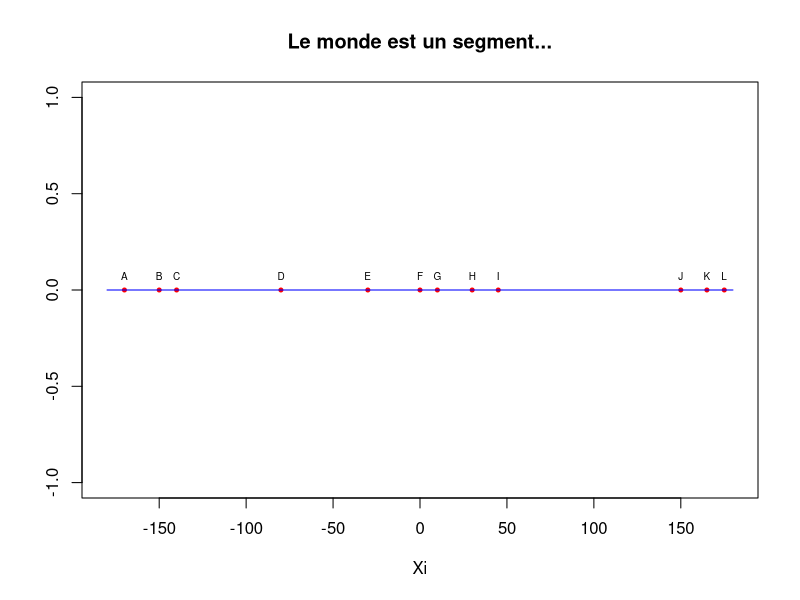
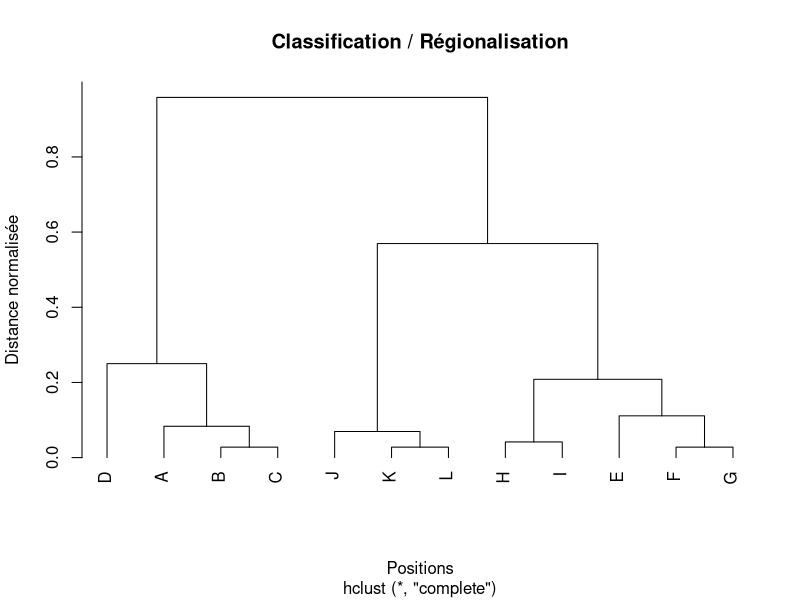
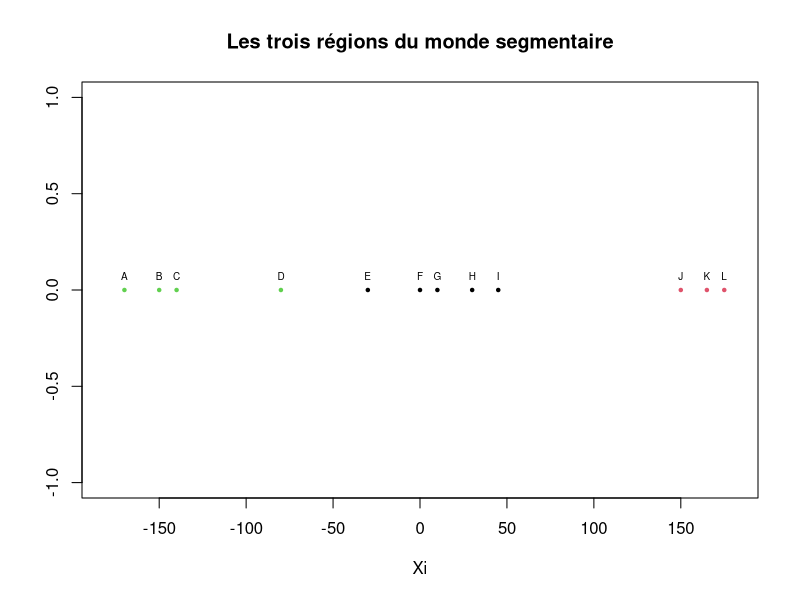
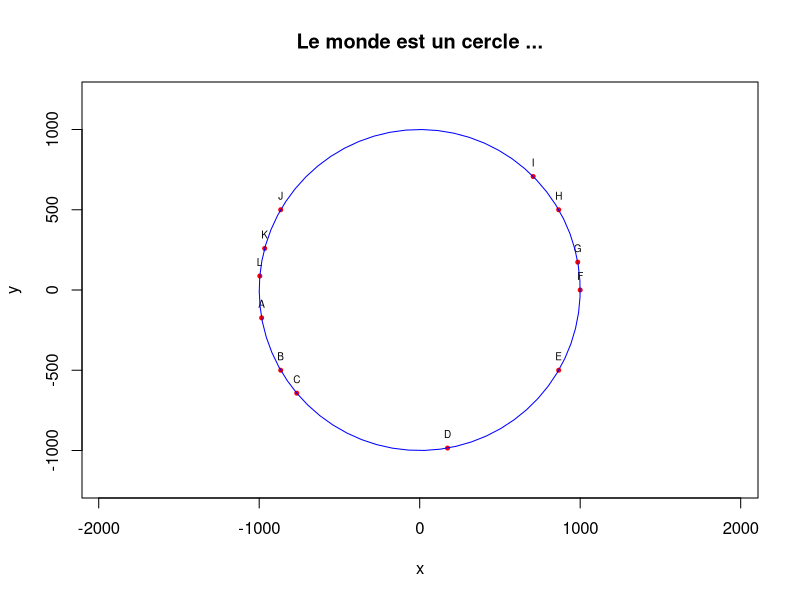
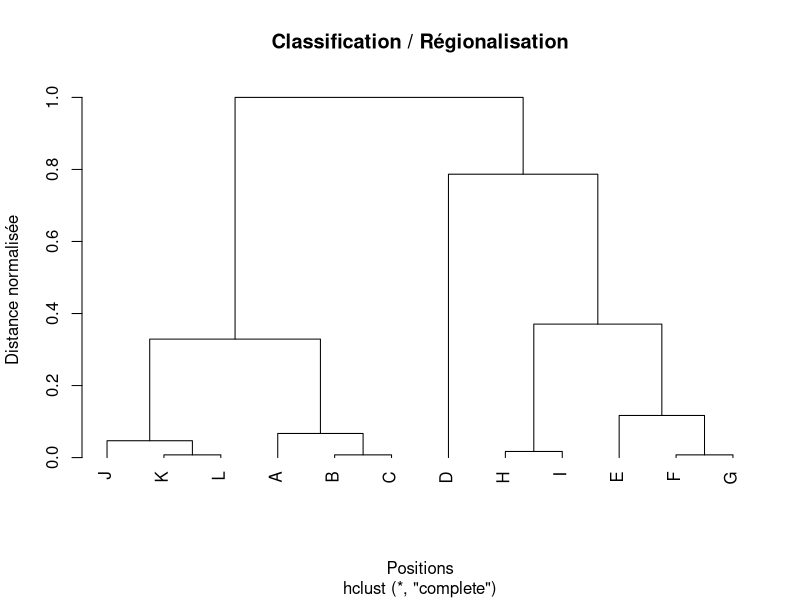
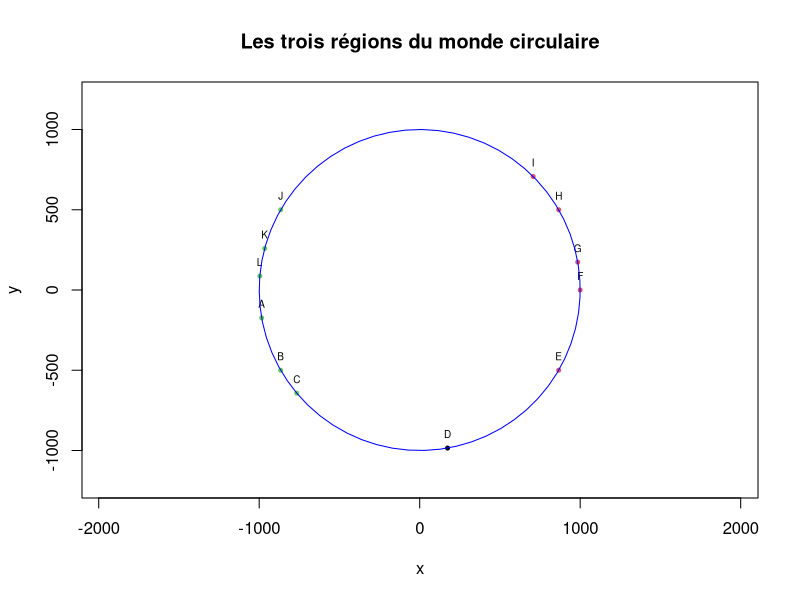

These figures' R source, in order:
## ---- chunk 1
knitr::opts_chunk$set(echo = FALSE, warning=FALSE, message=FALSE)
library(knitr)
library(FactoMineR)
## ---- chunk 2
n=12
X <- c(-170,-150, -140, -80, -30, 0, 10,30,45, 150, 165,175 )
coo<-data.frame(X)
row.names(coo)<-c("A","B","C","D","E","F",
                "G","H","I","J","K","L")
kable(coo)
## ---- chunk 3
par(mfrow=c(1,1))
plot(X, rep(0,n), pch=20, cex=0.8, col="red",
     xlab = "Xi", ylab = NA, xlim = c(-180, 180),
     main = "Le monde est un segment...")
text(X, rep(0,n),row.names(coo), pos=3, cex=0.6)
segments(-180,0,180,0, col="blue")
## ---- chunk 4
Dij = dist(coo,diag = T, upper = T,method = "euclidean")
Dij = Dij/360
kable(as.data.frame(as.matrix(Dij)),
      caption = "Matrice de distance normalisée",
      digits=2)
## ---- chunk 5
reg<-hclust(Dij)
plot(reg,hang = -1,
     main = "Classification / Régionalisation",
     xlab = "Positions",
     ylab = "Distance normalisée")
## ---- chunk 6
clus<-kmeans(x = as.matrix(Dij),centers = 3)
par(mfrow=c(1,1))
plot(X, rep(0,n), 
     pch=20, 
     cex=0.7, 
     col=clus$cluster,
     xlab = "Xi",
     ylab = NA, 
     xlim = c(-180, 180),
     main = "Les trois régions du monde segmentaire")
text(X, rep(0,n),row.names(coo), pos=3, cex=0.6)
## ---- chunk 7
Lon <-   c(-170,-150, -140, -80, -30, 0, 10,30,45, 150, 165,175 )
Lat <- rep(0,12)
coo<-data.frame(Lon, Lat)
row.names(coo)<-c("A","B","C","D","E","F",
                "G","H","I","J","K","L")
kable(coo, caprion = "Coordonnées de latitude et longitude")
## ---- chunk 8
x<-cos(pi*coo$Lon/180)*1000
y<-sin(pi*coo$Lon/180)*1000
coo2<-data.frame(x,y)
row.names(coo2)<-row.names(coo)
kable(coo2, caption = "Coordonnées en projection polaire (R = 1000 km)")


## ---- chunk 9
plot(coo2,
     asp = 1, 
     pch=20,
     col="red",
     cex=0.8,
     ylim= c(-1200, 1200),
     main = "Le monde est un cercle ...")
text(coo2,
     row.names(coo2),
     pos=3,
     cex=0.6,
     col="black")
z<-seq(-pi, pi+0.1, 0.1)
zx<-cos(z)*1000
zy<-sin(z)*1000
lines(cbind(zx,zy),col="blue")

## ---- chunk 10
library(circular)
C<-circular(coo, type="angles",units="degrees")
  D<-dist.circular(C,diag = T, upper=T,method ="angularseparation")
kable(as.matrix(D), caption = "Distance circulaire normalisée", digits=2)
## ---- chunk 11


reg<-hclust(D)
plot(reg,hang = -1,
     main = "Classification / Régionalisation",
     xlab = "Positions",
     ylab = "Distance normalisée")
## ---- chunk 12
clus<-kmeans(x = D,centers = 3)
plot(coo2,
     asp = 1, 
     pch=20,
     col=clus$cluster,
     cex=0.8,
     ylim= c(-1200, 1200),
     main = "Les trois régions du monde circulaire")
text(coo2,
     row.names(coo2),
     pos=3,
     cex=0.6,
     col="black")
z<-seq(-pi, pi+0.1, 0.1)
zx<-cos(z)*1000
zy<-sin(z)*1000
lines(cbind(zx,zy),col="blue")
